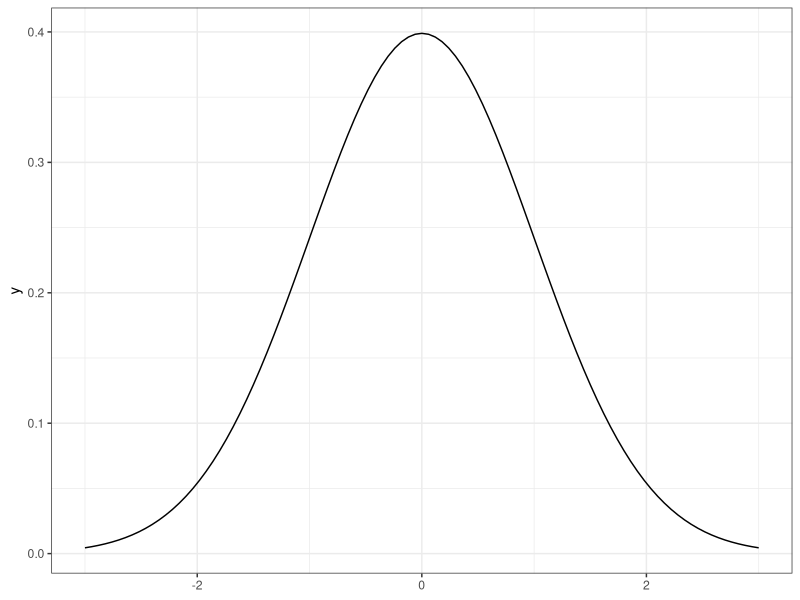

Reproduce this figure in R.
## ---- chunk 1
# Load in additional functions
library(tidyverse)
library(lubridate)

# Use three digits past the decimal point
options(digits = 3)

# Format plots with a white background and dark features.
theme_set(theme_bw())
## ---- chunk 2
# re-run this code several times to see how the output changes.
rnorm(n = 10, mean = 0, sd = 1)
## ---- chunk 3
# how does the output compare to the picture above?
dnorm(x = 0, mean=0, sd=1)
## ---- chunk 4
# how does the output compare to your intuition 
# about the symmetry of the normal distribution?
pnorm(q = 0, mean=0, sd=1)
## ---- chunk 5
# how does the output compare to your intuition 
# about the symmetry of the normal distribution,
# and how does it relate to the previous code chunk?
qnorm(p = 0.5, mean=0, sd=1)
## ---- chunk 6
# Your code here!

## ---- chunk 7
# Your code here!

## ---- chunk 8
# Your code here!

## ---- chunk 9
# Your code here!

## ---- chunk 10
# Your code here!


## ---- chunk 11
boring_function = function(x) {
  qnorm(pnorm(x, mean=0, sd=1), mean=0, sd=1)
}

boring_function(-100)
boring_function(-10)
boring_function(-5)
boring_function(-1)
boring_function(-0.1)
boring_function(0.1)
boring_function(1)
boring_function(5)
boring_function(10)
boring_function(100)

# Your code comment here!

## ---- chunk 12
# Increase `size` to 5. How do the results change?
# Increase `n` to 20. How do the results change?
rbinom(n = 10, size = 1, prob = 0.5)
## ---- chunk 13
dbinom(x = 3, size = 5, prob = 0.5)
## ---- chunk 14
# Your code here!

## ---- chunk 15
# Your code here!

## ---- chunk 16
ggplot() +
  geom_function(
    # dnorm is the density of the normal distribution
    fun = dnorm, 
    
    # parameters of the distribution
    # these are arguments to pass to the `dnorm` function
    args = list(mean = 0, sd = 1),
    
    # range of x-values to plot
    xlim = c(-3, 3)
  )
## ---- chunk 17
# Your code here!

## ---- chunk 18
# Your code and answer as a code comment here!

## ---- chunk 19
# Your code here!

